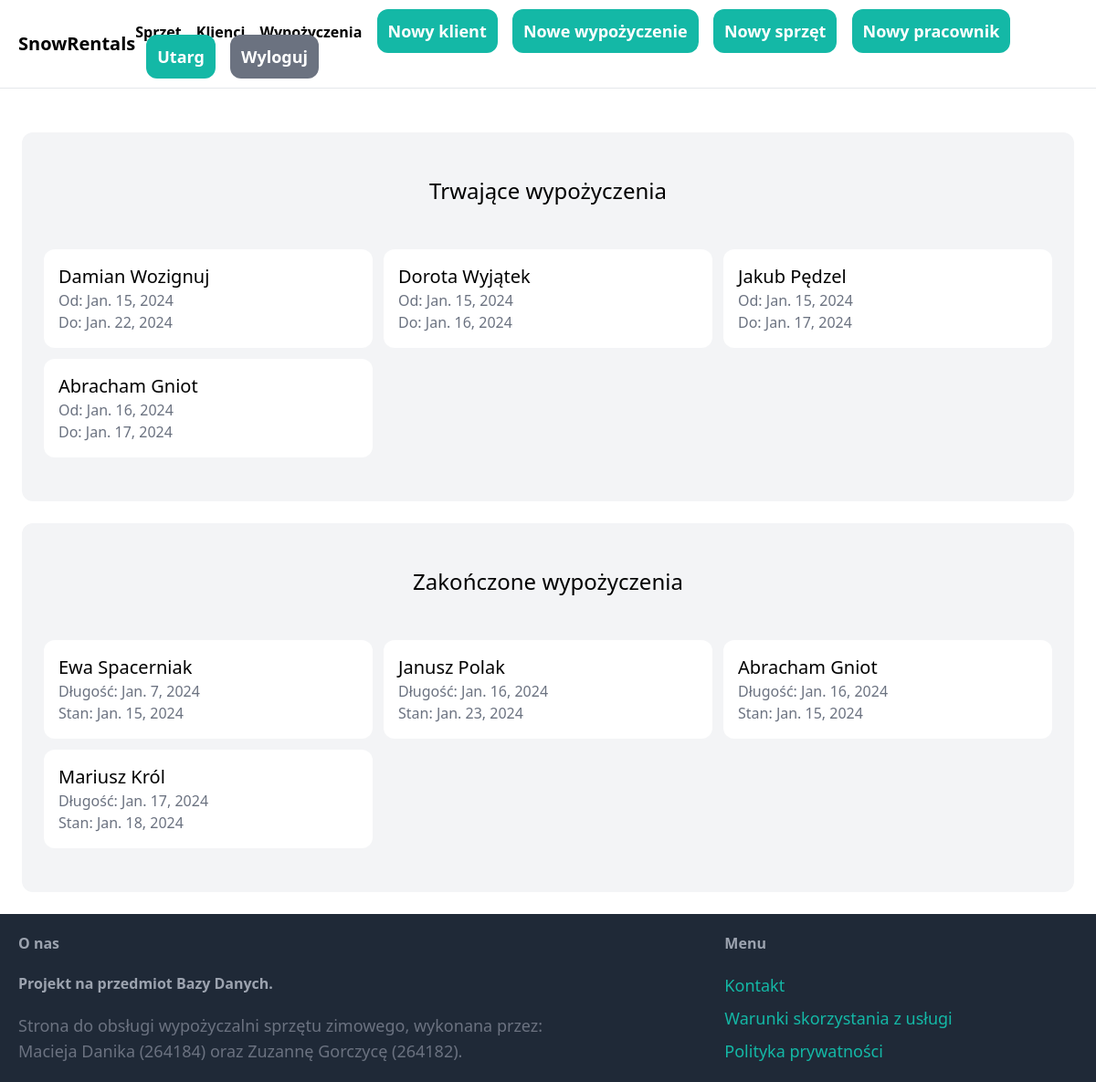
The page /wypozyczenie/ (signed in) on the database its author committed.
### item/models.py (models this page shows, shortened)
class Wypozyczenie(models.Model):
    pracownik = models.ForeignKey(User, null=True, on_delete=models.SET_NULL)
    klient = models.ForeignKey(Klient, related_name='items', null=True, on_delete=models.SET_NULL)
    od = models.DateField("Wypozyczone: ") #, auto_now_add=True
    do = models.DateField("Zwrocone: ")
    zaplacone = models.ForeignKey(BOOL, null=True, on_delete=models.SET_NULL)
    class Meta:
        verbose_name_plural = 'Wypożyczenia'

class Klient(models.Model):
    imie = models.CharField(max_length=40)
    nazwisko = models.CharField(max_length=40)
    PESEL = models.CharField(max_length=11, unique=True, validators=[PESEL_validation])
    miasto = models.CharField(max_length=50, null=False, default="---")
    ulica_nrDomu = models.CharField(max_length=50, null=False, default="---")
    kod_pocztowy = models.CharField(max_length=6, validators=[KOD_validation])
    nr_telefonu = models.CharField(max_length=9, unique=True, validators=[TEL_validation])
    class Meta:
        ordering=('imie',)
        verbose_name_plural = 'Klienci'
    def __str__(self):
        return self.imie+" "+self.nazwisko

### core/views.py (the view)
# urls.py: path('wypozyczenie/', wypozyczenie, name='wypozyczenie'),
@login_required()
def wypozyczenie(request):
    TAK = get_object_or_404(BOOL, pk=1)
    NIE = get_object_or_404(BOOL, pk=2)
    items = Wypozyczenie.objects.all().filter(zaplacone=NIE)
    oddane = Wypozyczenie.objects.all().filter(zaplacone=TAK)
    return render(request, 'core/wypozyczenie.html',{
        'items': items,
        'oddane': oddane,
    })

### core/templates/core/wypozyczenie.html (shortened to what this page needs)
{% extends 'core/base.html' %}
{% block content %}
   <div class="mt-6 px-6 py-12 bg-gray-100 rounded-xl">
        <h2 class="mb-12 text-2xl text-center"> Trwające wypożyczenia</h2>
            <div class="grid grid-cols-3 gap-3">
                {% for item in items %}
                <div>
                    <a href="{% url 'item:wypozyczenie_szczegol' item.id %}">
                        <div class="p-4 bg-white rounded-xl">
                            <h2 class="text-xl">{{ item.klient}}</h2>
                            <p class="text-gray-500">Od: {{item.od}}</p>
                            <p class="text-gray-500">Do: {{item.do}}</p>
                        </div>
                    </a>
                </div>
                {% endfor %}
            </div>
    </div>
<div class="mt-6 px-6 py-12 bg-gray-100 rounded-xl">
        <h2 class="mb-12 text-2xl text-center">Zakończone wypożyczenia</h2>
            <div class="grid grid-cols-3 gap-3">
                {% for item in oddane %}
                <div>
                    <a href="{% url 'item:wypozyczenie_szczegol' item.id  %}">
                        <div class="p-4 bg-white rounded-xl">
                            <h2 class="text-xl">{{ item.klient }}</h2>
                            <p class="text-gray-500">Długość: {{ item.od }}</p>
                            <p class="text-gray-500">Stan: {{ item.do }}</p>
                        </div>
                    </a>
                </div>
                {% endfor %}
            </div>
    </div>
{% endblock %}

### rows shown on the page
Wypozyczenie: klient "Damian Wozignuj", od "Jan. 15, 2024", do "Jan. 22, 2024"
Wypozyczenie: klient "Dorota Wyjątek", od "Jan. 15, 2024", do "Jan. 16, 2024"
Wypozyczenie: klient "Jakub Pędzel", od "Jan. 15, 2024", do "Jan. 17, 2024"
Wypozyczenie: klient "Abracham Gniot", od "Jan. 16, 2024", do "Jan. 17, 2024"
Wypozyczenie: klient "Ewa Spacerniak", od "Jan. 7, 2024", do "Jan. 15, 2024"
Wypozyczenie: klient "Janusz Polak", od "Jan. 16, 2024", do "Jan. 23, 2024"
Wypozyczenie: klient "Abracham Gniot", od "Jan. 16, 2024", do "Jan. 15, 2024"
Wypozyczenie: klient "Mariusz Król", od "Jan. 17, 2024", do "Jan. 18, 2024"
